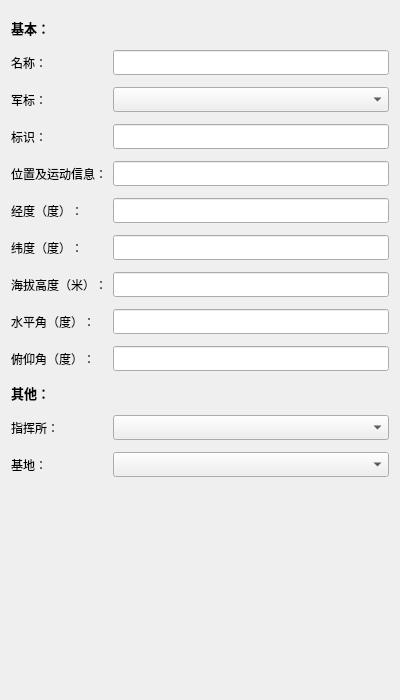
<?xml version="1.0" encoding="UTF-8"?>
<ui version="4.0">
 <class>MAP_GUI_CurrentInfoView</class>
 <widget class="QWidget" name="MAP_GUI_CurrentInfoView">
  <property name="geometry">
   <rect>
    <x>0</x>
    <y>0</y>
    <width>400</width>
    <height>700</height>
   </rect>
  </property>
  <property name="font">
   <font>
    <family>微软雅黑</family>
   </font>
  </property>
  <property name="windowTitle">
   <string>Form</string>
  </property>
  <layout class="QGridLayout" name="gridLayout">
   <property name="topMargin">
    <number>18</number>
   </property>
   <property name="verticalSpacing">
    <number>12</number>
   </property>
   <item row="0" column="0" colspan="2">
    <widget class="QLabel" name="label">
     <property name="font">
      <font>
       <pointsize>10</pointsize>
       <weight>75</weight>
       <bold>true</bold>
      </font>
     </property>
     <property name="styleSheet">
      <string notr="true">color: qlineargradient(spread:pad, x1:0, y1:0, x2:1, y2:1, stop:0.522388 rgba(0, 0, 0, 255), stop:1 rgba(105, 15=85, 155, 255));</string>
     </property>
     <property name="text">
      <string>基本：</string>
     </property>
     <property name="margin">
      <number>0</number>
     </property>
    </widget>
   </item>
   <item row="1" column="0">
    <widget class="QLabel" name="nameLabel">
     <property name="font">
      <font>
       <family>Microsoft YaHei</family>
      </font>
     </property>
     <property name="text">
      <string>名称：</string>
     </property>
    </widget>
   </item>
   <item row="1" column="1">
    <widget class="QLineEdit" name="nameLineEdit"/>
   </item>
   <item row="2" column="0">
    <widget class="QLabel" name="GJBLabel">
     <property name="text">
      <string>军标：</string>
     </property>
    </widget>
   </item>
   <item row="2" column="1">
    <widget class="QComboBox" name="GJBComboBox"/>
   </item>
   <item row="3" column="0">
    <widget class="QLabel" name="signLabel">
     <property name="text">
      <string>标识：</string>
     </property>
    </widget>
   </item>
   <item row="3" column="1">
    <widget class="QLineEdit" name="signLineEdit"/>
   </item>
   <item row="4" column="0">
    <widget class="QLabel" name="groupLabel">
     <property name="text">
      <string>位置及运动信息：</string>
     </property>
    </widget>
   </item>
   <item row="4" column="1">
    <widget class="QLineEdit" name="groupLineEdit"/>
   </item>
   <item row="5" column="0">
    <widget class="QLabel" name="longtitudeLabel">
     <property name="text">
      <string>经度（度）：</string>
     </property>
    </widget>
   </item>
   <item row="5" column="1">
    <widget class="QLineEdit" name="longtitudeLineEdit"/>
   </item>
   <item row="6" column="0">
    <widget class="QLabel" name="latitudeLabel">
     <property name="text">
      <string>纬度（度）：</string>
     </property>
    </widget>
   </item>
   <item row="6" column="1">
    <widget class="QLineEdit" name="latitudeLineEdit"/>
   </item>
   <item row="7" column="0">
    <widget class="QLabel" name="heightLabel">
     <property name="text">
      <string>海拔高度（米）：</string>
     </property>
    </widget>
   </item>
   <item row="7" column="1">
    <widget class="QLineEdit" name="heightLineEdit"/>
   </item>
   <item row="8" column="0">
    <widget class="QLabel" name="angleHLabel">
     <property name="text">
      <string>水平角（度）：</string>
     </property>
    </widget>
   </item>
   <item row="8" column="1">
    <widget class="QLineEdit" name="angleHLineEdit"/>
   </item>
   <item row="9" column="0">
    <widget class="QLabel" name="angleVLabel">
     <property name="text">
      <string>俯仰角（度）：</string>
     </property>
    </widget>
   </item>
   <item row="9" column="1">
    <widget class="QLineEdit" name="angleVLineEdit"/>
   </item>
   <item row="10" column="0" colspan="2">
    <widget class="QLabel" name="otherLabel">
     <property name="font">
      <font>
       <pointsize>10</pointsize>
       <weight>75</weight>
       <bold>true</bold>
      </font>
     </property>
     <property name="styleSheet">
      <string notr="true">color: qlineargradient(spread:pad, x1:0, y1:0, x2:1, y2:1, stop:0.522388 rgba(0, 0, 0, 255), stop:1 rgba(105, 15=85, 155, 255));</string>
     </property>
     <property name="text">
      <string>其他：</string>
     </property>
     <property name="margin">
      <number>0</number>
     </property>
    </widget>
   </item>
   <item row="11" column="0">
    <widget class="QLabel" name="commandPostLabel">
     <property name="text">
      <string>指挥所：</string>
     </property>
    </widget>
   </item>
   <item row="11" column="1">
    <widget class="QComboBox" name="commandPostComboBox"/>
   </item>
   <item row="12" column="0">
    <widget class="QLabel" name="baseLabel">
     <property name="text">
      <string>基地：</string>
     </property>
    </widget>
   </item>
   <item row="12" column="1">
    <widget class="QComboBox" name="baseComboBox"/>
   </item>
   <item row="13" column="0">
    <spacer name="verticalSpacer">
     <property name="orientation">
      <enum>Qt::Vertical</enum>
     </property>
     <property name="sizeHint" stdset="0">
      <size>
       <width>20</width>
       <height>235</height>
      </size>
     </property>
    </spacer>
   </item>
  </layout>
 </widget>
 <resources/>
 <connections/>
</ui>
